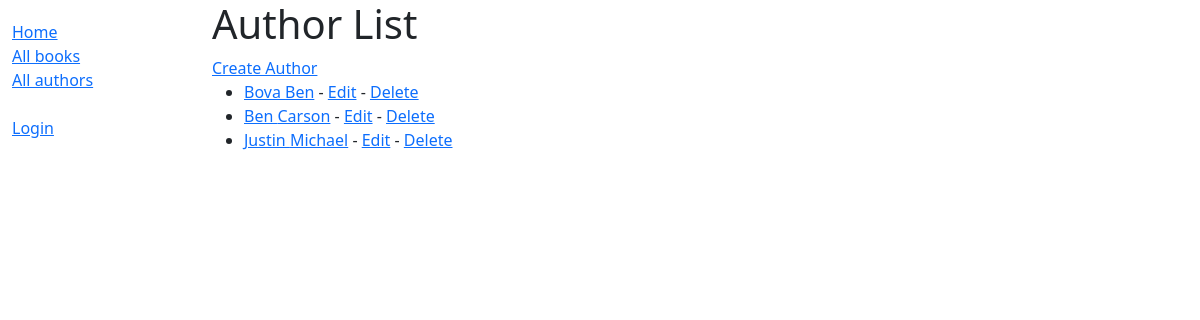
The app's page /catalog/authors/, older data.
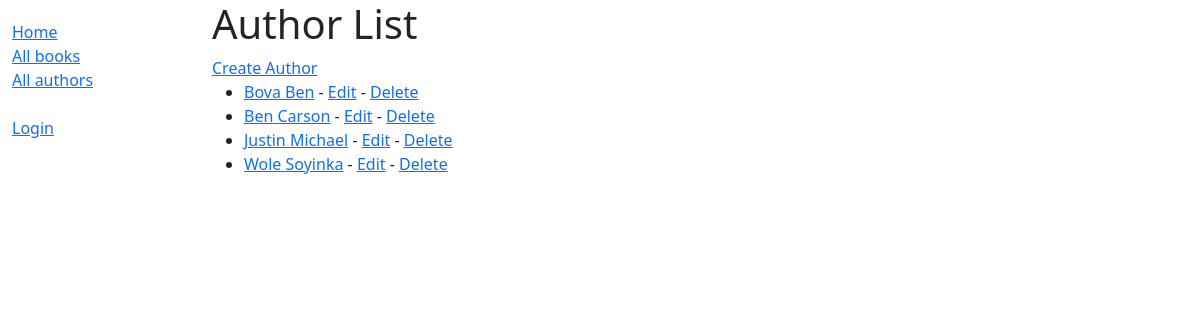
The same page, newer data.
### catalog/models.py (models this page shows, shortened)
class Author(models.Model):
    first_name = models.CharField(max_length=100)
    last_name = models.CharField(max_length=100)
    date_of_birth = models.DateField(null=True, blank=True)
    date_of_death = models.DateField('died', null=True, blank=True)
    class Meta:
        ordering = ['last_name', 'first_name']
    def get_absolute_url(self):
        return reverse('author-detail', args=[str(self.id)])

### catalog/views.py (the view)
# urls.py: path('authors/', views.AuthorListView.as_view(), name='authors'),
class AuthorListView(generic.ListView):
    model = Author
    paginate_by = 10

### catalog/templates/catalog/author_list.html
{% extends "base_generic.html" %}
{% block content %}
<h1>Author List</h1>
{% if author_list %}
<a href="{% url 'author-create' %}">Create Author</a>
<ul>
    {% for author in author_list %}
    <li>
        <a href="{{ author.get_absolute_url }}">{{ author.first_name }} {{ author.last_name }}</a>
        - <a href="{% url 'author-update' author.pk %}">Edit</a> - <a
            href="{% url 'author-delete' author.pk %}">Delete</a>
    </li>
    {% endfor %}
</ul>
{% else %}
<p>There are no authors in the library.</p>
{% endif %}
{% endblock %}

Row changes from the older to the newer data that the page shows:
added Author: first_name "Wole", last_name "Soyinka"
